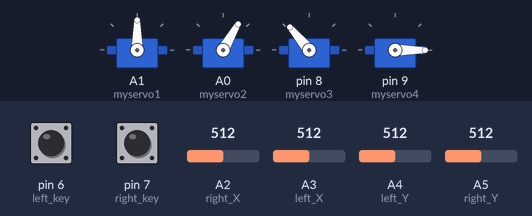
Bench run of a sketch on a simulated Arduino Uno, built with avr-gcc and run on an emulated ATmega328P. Shown: 4 × servo. The inputs (shaded band) are chosen by the test bench; at power-on: A2 (right_X) = 512, A4 (left_Y) = 512, A5 (right_Y) = 512, pin 6 (left_key) LOW, pin 7 (right_key) LOW, A3 (left_X) = 512.

Above: at 3.7 s.
3.8 s: A2 (right_X) set to 52
5.3 s: A2 (right_X) set to 44
At 6.4 s:
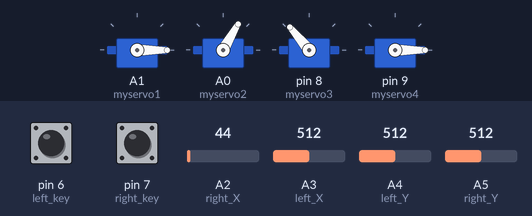
7.4 s: A4 (left_Y) set to 55
8.9 s: A4 (left_Y) set to 46
At 9.36 s:
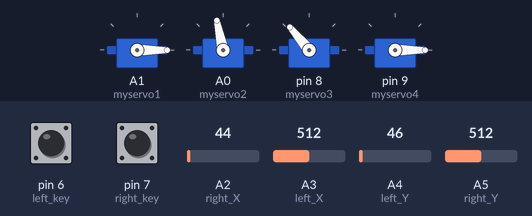
At 11.4 s:
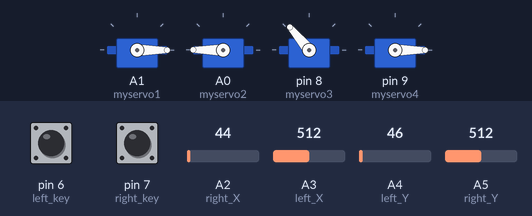
11.9 s: A5 (right_Y) set to 54
13.4 s: A5 (right_Y) set to 44
At 16.5 s:
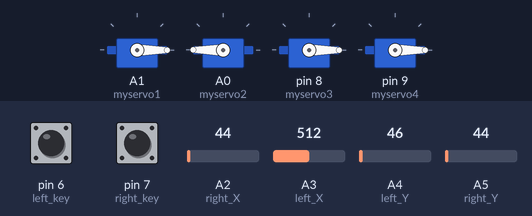
Timing chart, 0 to 17.4 s (numbered marks = the images above; inputs shaded):
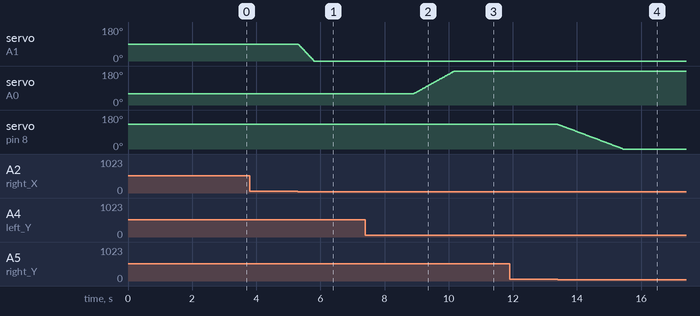

Measured:
- the behaviour switches between 50 and 49 on A2 (right_X) (found by bisection; images 0 and 1)
- the behaviour switches between 50 and 49 on A4 (left_Y) (found by bisection; images 1 and 2)
- the behaviour switches between 50 and 49 on A5 (right_Y) (found by bisection; images 3 and 4)
- after the input at 3.8 s, every drawn part: stays the same
- after the input at 5.3 s, servo on A1 (myservo1): moves from 90° to 0° over 0.50 s, starting at once
- after the input at 7.4 s, every drawn part: stays the same
- after the input at 8.9 s, servo on A0 (myservo2): moves from 60° to 180° over 1.3 s, starting at once
- after the input at 11.9 s, every drawn part: stays the same
- after the input at 13.4 s, servo on pin 8 (myservo3): moves from 130° to 0° over 2.0 s, starting at once

The sketch:

Project_5.ino
```cpp
#include <Servo.h>  //add Servo library file
Servo myservo1;  // create servo object to control a servo
Servo myservo2;
Servo myservo3;
Servo myservo4;

int pos1=90, pos2=60, pos3=130, pos4=0;  // define the variable of 4 servo angle,and assign the initial value (that is the boot posture angle value)


const int right_X = A2; // define the right X pin to A2
const int right_Y = A5; //define the right Y pin to A5
const int right_key = 7; // define the right key to 7(the value of Z axis)
const int left_X = A3; // define the left X pin to A3
const int left_Y = A4;  // define the left Y pin to A4
const int left_key = 6; // define the left key to 6(the value of Z axis)

int x1,y1,z1;  //define a variable to store the read Joystick value
int x2,y2,z2;

void setup()
{
  //Serial.begin(9600); //  set the baud rate to 9600

  //start up posture
  myservo1.write(pos1);
  delay(1000);
  myservo2.write(pos2);
  myservo3.write(pos3);
  myservo4.write(pos4);
  delay(1500);

  pinMode(right_key, INPUT);   // set the right/left key to INPUT
  pinMode(left_key, INPUT);
  //Serial.begin(9600); //  set baud rate to 9600
}

void loop()
{
  myservo1.attach(A1);  //set the control pin of Servo1 to A1
  myservo2.attach(A0);  //set the control pin of Servo2 to A0
  myservo3.attach(8);   //set the control pin of Servo3 to D8
  myservo4.attach(9);   //set the control pin of Servo4 to D9

  x1 = analogRead(right_X); // read the value of right X axis

  y1 = analogRead(right_Y);  // read the value of right Y axis
  z1 = digitalRead(right_key);  ////read the value of right Z axis

  x2 = analogRead(left_X);  //read the value of left X axis
  y2 = analogRead(left_Y);  //read the value of left Y axis
  z2 = digitalRead(left_key);  //read the value of left Z axis
  //delay(5);  //lower the speed overall
    //Serial.println("**********right**********");
  //Serial.print("right_X = "); // on the serial monitor, print out right_X =
  //Serial.print(x1 ,DEC); // print out the value of right X and line wrap
  //Serial.print("  ");
  //Serial.print("right_Y = ");
  //Serial.print(y1 ,DEC);
  //Serial.print("  ");
  //Serial.print("right_key = ");
  //Serial.print(z1 ,DEC);
  //Serial.print(" ||| ");
  //Serial.println("*********left***********");
  //Serial.print("left_X = ");
  //Serial.print(x2 ,DEC);
  //Serial.print("  ");
  //Serial.print("left_Y = ");
  //Serial.print(y2 ,DEC);
  //Serial.print("  ");
  //Serial.print("left_key = ");
  //Serial.println(z2 ,DEC);

  //clamp claw
  zhuazi();
  //rotate
  zhuandong();
  //Right Servo
  right_ser();
  //Left Servo
  left_ser();
}

//Claw
void zhuazi()
{
    //Claw
  if(x2<50) //if push the left joystick to the right
  {
      pos4=pos4-1;  //current angle of servo 4 subtracts 1（change the value you subtract, thus change the closed speed of claw）
      //Serial.println(pos4);
      myservo4.write(pos4);  //Servo4 operates the action，claw gradually closes
      delay(5);
      if(pos4<0)  //if pos4 value subtracts to 0
      {            //（change value according to real situation）
        pos4=0;   //stop subtraction when reduce to 0
      }
   }
  if(x2>1000) ////if push the left joystick to the left
  {
      pos4=pos4+2; // current angle of servo 4 plus 2（change the value you plus, thus change the open speed of claw）

      //Serial.println(pos4);
      myservo4.write(pos4); //Servo4 operates the motion, the claw gradually opens.

      delay(5);
      if(pos4>110)  //limit the largest angle when open the claw
      {
        pos4=110;
      }
  }
}
//******************************************************
 //rotate
void zhuandong()
{
  if(x1<50)  // if push the right joystick to the right
  {
    pos1=pos1-1;  //pos1 subtracts 1
    myservo1.write(pos1);  //Servo1 operates the motion, the arm turns right.
    delay(5);
    if(pos1<1)   //limit the angle when turn right
    {
      pos1=1;
    }
  }
  if(x1>1000)  // if push the right joystick to the left
  {
    pos1=pos1+1;  //pos1 plus 1
    myservo1.write(pos1);  //arm turns left
    delay(5);
    if(pos1>180)  //limit the angle when turn left
    {
      pos1=180;
    }
  }
}

//**********************************************************/
//Right Servo
void right_ser()
{
    if(y1<50) //if push the right joystick backward
  {
    pos3=pos3-1;
    myservo3.write(pos3); //the joystick of right Servo swings backward
    delay(5);
    if(pos3<0)  //limit the angle
    {
      pos3=0;
    }
  }
  if(y1>1000)  // if push the right joystick forward
  {
    pos3=pos3+1;
    myservo3.write(pos3);  //the joystick of right Servo swings forward
    delay(5);
    if(pos3>180)  //limit the angle when go down
    {
      pos3=180;
    }
  }
}

//*************************************************************/
//Left Servo
void left_ser()
{
  if(y2<50)  //if push the left joystick backward
  {
    pos2=pos2+1;
    myservo2.write(pos2);  //the joystick of left Servo swings backward
    delay(5);
    if(pos2>180)   // limit the retracted angle
    {
      pos2=180;
    }
  }

  if(y2>1000)  //if push the left joystick forward
  {
    pos2=pos2-1;
    myservo2.write(pos2);  //the joystick of left Servo swings forward
    delay(5);
    if(pos2<35)  // Limit the the stretched angle
    {
      pos2=35;
    }
  }

}
```
